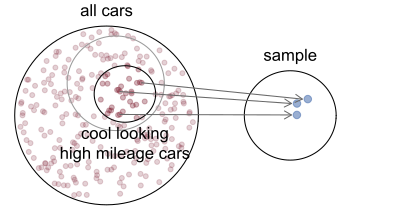

Write R code to recreate this figure.
set.seed(52)
par(mar=c(0,0,0,0))

plot(c(0,2), c(0,1.1), type='n', axes=F)
temp <- seq(0, 2*pi, 2*pi/100)
x <- 0.5+0.5*cos(temp)
y <- 0.5+0.5*sin(temp)
lines(x,y)

COL <- c('#66112233', '#66112255', '#33559988', '#555555')
s <- matrix(runif(700), ncol=2)
S <- matrix(NA, 350, 2)
j <- 0
sub <- rep(FALSE, 250)
for(i in 1:dim(s)[1]){
	if(sum((s[i,] - .5)^2) < .23){
		j <- j+1
		S[j,] <- s[i,]
	}
	if(sum((s[i,]-c(0.1, 0.12)-.5)^2) < .025){
		sub[j] <- TRUE
	}
}
points(S, col=COL[1+sub], pch=20)
text(0.5, 1, 'all cars', pos=3)
lines((x-0.5)*2*sqrt(0.07)+0.55,(y-.5)*2*sqrt(0.07)+0.68, col='#888888')
lines((x-0.5)*2*sqrt(0.028)+0.6,(y-.5)*2*sqrt(0.025)+0.62)

set.seed(7)
N <- sample((1:j)[sub])
lines((x-0.5)/2+1.5, (y-.5)/2+.5, pch=20)

SS <- (S[N,]-0.5)/2 + 0.5
points(SS[c(1,3,4),1]+1, SS[c(1,3,4),2], col=COL[3], pch=20, cex=1.5)
text(1.5, 0.75, 'sample', pos=3)

for(i in c(1,3,4)){
	arrows(S[N[i],1], S[N[i],2], SS[i,1]+1-0.03, SS[i,2], length=0.08, col=COL[4])
}
text(0.6, 0.5+0.12-sqrt(0.025), 'cool looking\nhigh mileage cars', pos=1)
